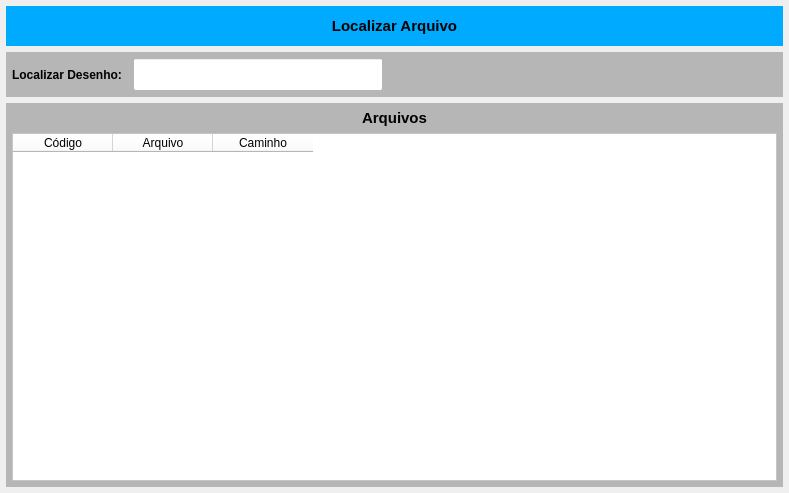
<?xml version="1.0" encoding="UTF-8"?>
<ui version="4.0">
 <class>MainWindow</class>
 <widget class="QMainWindow" name="MainWindow">
  <property name="geometry">
   <rect>
    <x>0</x>
    <y>0</y>
    <width>789</width>
    <height>493</height>
   </rect>
  </property>
  <property name="windowTitle">
   <string>Localizar Arquivos Engenharia</string>
  </property>
  <widget class="QWidget" name="centralwidget">
   <layout class="QVBoxLayout" name="verticalLayout">
    <property name="leftMargin">
     <number>6</number>
    </property>
    <property name="topMargin">
     <number>6</number>
    </property>
    <property name="rightMargin">
     <number>6</number>
    </property>
    <property name="bottomMargin">
     <number>6</number>
    </property>
    <item>
     <widget class="QWidget" name="widget_cabecalho" native="true">
      <property name="sizePolicy">
       <sizepolicy hsizetype="Preferred" vsizetype="Fixed">
        <horstretch>0</horstretch>
        <verstretch>0</verstretch>
       </sizepolicy>
      </property>
      <property name="minimumSize">
       <size>
        <width>0</width>
        <height>40</height>
       </size>
      </property>
      <property name="maximumSize">
       <size>
        <width>16777215</width>
        <height>40</height>
       </size>
      </property>
      <property name="styleSheet">
       <string notr="true">background-color: rgb(0, 170, 255);</string>
      </property>
      <layout class="QHBoxLayout" name="horizontalLayout">
       <property name="spacing">
        <number>0</number>
       </property>
       <property name="leftMargin">
        <number>15</number>
       </property>
       <property name="topMargin">
        <number>6</number>
       </property>
       <property name="rightMargin">
        <number>15</number>
       </property>
       <property name="bottomMargin">
        <number>6</number>
       </property>
       <item>
        <widget class="QLabel" name="label_13">
         <property name="sizePolicy">
          <sizepolicy hsizetype="Minimum" vsizetype="Preferred">
           <horstretch>0</horstretch>
           <verstretch>0</verstretch>
          </sizepolicy>
         </property>
         <property name="minimumSize">
          <size>
           <width>300</width>
           <height>0</height>
          </size>
         </property>
         <property name="font">
          <font>
           <pointsize>11</pointsize>
           <weight>75</weight>
           <bold>true</bold>
          </font>
         </property>
         <property name="text">
          <string>Localizar Arquivo</string>
         </property>
         <property name="alignment">
          <set>Qt::AlignCenter</set>
         </property>
        </widget>
       </item>
      </layout>
     </widget>
    </item>
    <item>
     <widget class="QWidget" name="widget_34" native="true">
      <property name="minimumSize">
       <size>
        <width>0</width>
        <height>45</height>
       </size>
      </property>
      <property name="maximumSize">
       <size>
        <width>16777215</width>
        <height>45</height>
       </size>
      </property>
      <property name="styleSheet">
       <string notr="true">background-color: rgb(182, 182, 182);</string>
      </property>
      <layout class="QHBoxLayout" name="horizontalLayout_29">
       <property name="spacing">
        <number>6</number>
       </property>
       <property name="leftMargin">
        <number>6</number>
       </property>
       <property name="topMargin">
        <number>6</number>
       </property>
       <property name="rightMargin">
        <number>6</number>
       </property>
       <property name="bottomMargin">
        <number>6</number>
       </property>
       <item>
        <widget class="QLabel" name="label_59">
         <property name="minimumSize">
          <size>
           <width>115</width>
           <height>0</height>
          </size>
         </property>
         <property name="maximumSize">
          <size>
           <width>115</width>
           <height>16777215</height>
          </size>
         </property>
         <property name="font">
          <font>
           <pointsize>9</pointsize>
           <weight>75</weight>
           <bold>true</bold>
          </font>
         </property>
         <property name="text">
          <string>Localizar Desenho:</string>
         </property>
         <property name="alignment">
          <set>Qt::AlignLeading|Qt::AlignLeft|Qt::AlignVCenter</set>
         </property>
        </widget>
       </item>
       <item>
        <widget class="QLineEdit" name="line_Filtro_Desenho">
         <property name="sizePolicy">
          <sizepolicy hsizetype="Preferred" vsizetype="Preferred">
           <horstretch>0</horstretch>
           <verstretch>0</verstretch>
          </sizepolicy>
         </property>
         <property name="minimumSize">
          <size>
           <width>150</width>
           <height>0</height>
          </size>
         </property>
         <property name="maximumSize">
          <size>
           <width>250</width>
           <height>16777215</height>
          </size>
         </property>
         <property name="font">
          <font>
           <pointsize>9</pointsize>
          </font>
         </property>
         <property name="styleSheet">
          <string notr="true">background-color: rgb(255, 255, 255);</string>
         </property>
         <property name="alignment">
          <set>Qt::AlignCenter</set>
         </property>
        </widget>
       </item>
       <item>
        <widget class="QLabel" name="label">
         <property name="text">
          <string/>
         </property>
        </widget>
       </item>
      </layout>
     </widget>
    </item>
    <item>
     <widget class="QWidget" name="widget_3" native="true">
      <layout class="QHBoxLayout" name="horizontalLayout_2">
       <property name="leftMargin">
        <number>0</number>
       </property>
       <property name="topMargin">
        <number>0</number>
       </property>
       <property name="rightMargin">
        <number>0</number>
       </property>
       <property name="bottomMargin">
        <number>0</number>
       </property>
       <item>
        <widget class="QWidget" name="widget_Cor5" native="true">
         <property name="styleSheet">
          <string notr="true">background-color: rgb(182, 182, 182);</string>
         </property>
         <layout class="QVBoxLayout" name="verticalLayout_3">
          <property name="leftMargin">
           <number>6</number>
          </property>
          <property name="topMargin">
           <number>6</number>
          </property>
          <property name="rightMargin">
           <number>6</number>
          </property>
          <property name="bottomMargin">
           <number>6</number>
          </property>
          <item>
           <widget class="QLabel" name="label_Titulo">
            <property name="maximumSize">
             <size>
              <width>16777215</width>
              <height>18</height>
             </size>
            </property>
            <property name="font">
             <font>
              <pointsize>11</pointsize>
              <weight>75</weight>
              <bold>true</bold>
             </font>
            </property>
            <property name="text">
             <string>Arquivos</string>
            </property>
            <property name="alignment">
             <set>Qt::AlignCenter</set>
            </property>
           </widget>
          </item>
          <item>
           <widget class="QTableWidget" name="table_Arquivos">
            <property name="sizePolicy">
             <sizepolicy hsizetype="Preferred" vsizetype="Preferred">
              <horstretch>0</horstretch>
              <verstretch>0</verstretch>
             </sizepolicy>
            </property>
            <property name="font">
             <font>
              <pointsize>8</pointsize>
             </font>
            </property>
            <property name="styleSheet">
             <string notr="true">background-color: rgb(255, 255, 255);</string>
            </property>
            <column>
             <property name="text">
              <string>Código</string>
             </property>
            </column>
            <column>
             <property name="text">
              <string>Arquivo</string>
             </property>
            </column>
            <column>
             <property name="text">
              <string>Caminho</string>
             </property>
            </column>
           </widget>
          </item>
         </layout>
        </widget>
       </item>
      </layout>
     </widget>
    </item>
   </layout>
  </widget>
 </widget>
 <resources/>
 <connections/>
</ui>
